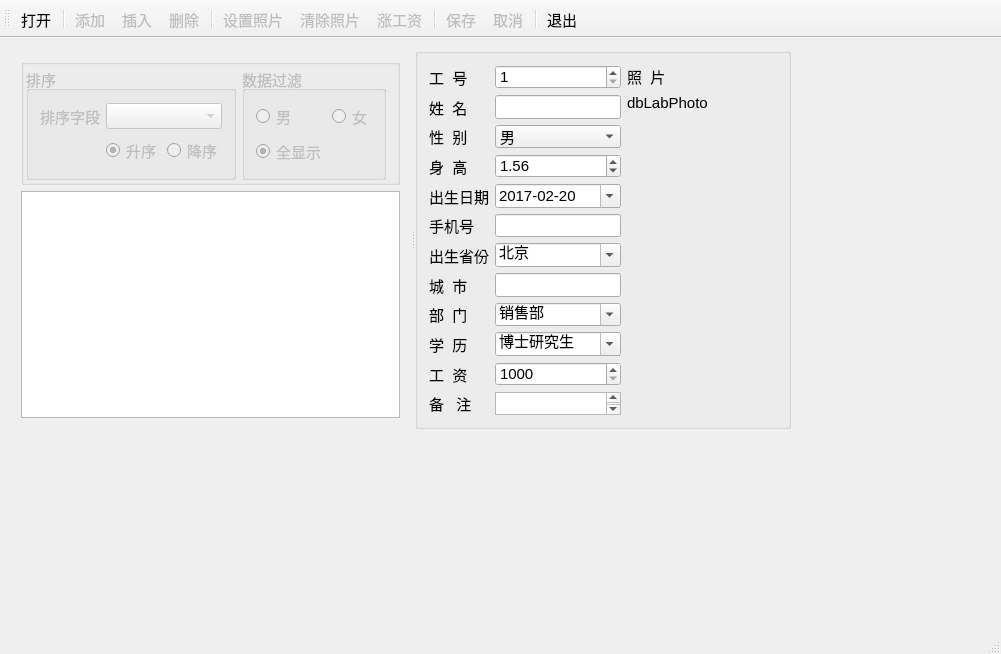
<?xml version="1.0" encoding="UTF-8"?>
<ui version="4.0">
 <class>MainWindow</class>
 <widget class="QMainWindow" name="MainWindow">
  <property name="geometry">
   <rect>
    <x>0</x>
    <y>0</y>
    <width>1001</width>
    <height>654</height>
   </rect>
  </property>
  <property name="font">
   <font>
    <pointsize>11</pointsize>
   </font>
  </property>
  <property name="windowTitle">
   <string>QSqlTableModel的使用</string>
  </property>
  <widget class="QWidget" name="centralWidget">
   <widget class="QSplitter" name="splitter">
    <property name="geometry">
     <rect>
      <x>10</x>
      <y>10</y>
      <width>781</width>
      <height>381</height>
     </rect>
    </property>
    <property name="orientation">
     <enum>Qt::Horizontal</enum>
    </property>
    <widget class="QWidget" name="layoutWidget">
     <layout class="QVBoxLayout" name="verticalLayout_2">
      <item>
       <widget class="QGroupBox" name="groupBox_2">
        <property name="title">
         <string/>
        </property>
        <layout class="QHBoxLayout" name="horizontalLayout_2">
         <property name="spacing">
          <number>6</number>
         </property>
         <property name="leftMargin">
          <number>2</number>
         </property>
         <property name="topMargin">
          <number>2</number>
         </property>
         <property name="bottomMargin">
          <number>2</number>
         </property>
         <item>
          <widget class="QGroupBox" name="groupBoxSort">
           <property name="enabled">
            <bool>false</bool>
           </property>
           <property name="title">
            <string>排序</string>
           </property>
           <layout class="QGridLayout" name="gridLayout_3">
            <item row="0" column="0">
             <widget class="QLabel" name="label_14">
              <property name="text">
               <string>排序字段</string>
              </property>
             </widget>
            </item>
            <item row="0" column="1" colspan="2">
             <widget class="QComboBox" name="comboFields"/>
            </item>
            <item row="1" column="0">
             <spacer name="horizontalSpacer">
              <property name="orientation">
               <enum>Qt::Horizontal</enum>
              </property>
              <property name="sizeHint" stdset="0">
               <size>
                <width>40</width>
                <height>20</height>
               </size>
              </property>
             </spacer>
            </item>
            <item row="1" column="1">
             <widget class="QRadioButton" name="radioBtnAscend">
              <property name="text">
               <string>升序</string>
              </property>
              <property name="checked">
               <bool>true</bool>
              </property>
             </widget>
            </item>
            <item row="1" column="2">
             <widget class="QRadioButton" name="radioBtnDescend">
              <property name="text">
               <string>降序</string>
              </property>
             </widget>
            </item>
           </layout>
          </widget>
         </item>
         <item>
          <widget class="QGroupBox" name="groupBoxFilter">
           <property name="enabled">
            <bool>false</bool>
           </property>
           <property name="title">
            <string>数据过滤</string>
           </property>
           <layout class="QGridLayout" name="gridLayout_2">
            <item row="0" column="0">
             <widget class="QRadioButton" name="radioBtnMan">
              <property name="text">
               <string>男</string>
              </property>
             </widget>
            </item>
            <item row="0" column="1">
             <widget class="QRadioButton" name="radioBtnWoman">
              <property name="text">
               <string>女</string>
              </property>
             </widget>
            </item>
            <item row="1" column="0">
             <widget class="QRadioButton" name="radioBtnBoth">
              <property name="text">
               <string>全显示</string>
              </property>
              <property name="checked">
               <bool>true</bool>
              </property>
             </widget>
            </item>
            <item row="1" column="1">
             <spacer name="horizontalSpacer_2">
              <property name="orientation">
               <enum>Qt::Horizontal</enum>
              </property>
              <property name="sizeHint" stdset="0">
               <size>
                <width>40</width>
                <height>20</height>
               </size>
              </property>
             </spacer>
            </item>
           </layout>
          </widget>
         </item>
         <item>
          <spacer name="horizontalSpacer_3">
           <property name="orientation">
            <enum>Qt::Horizontal</enum>
           </property>
           <property name="sizeHint" stdset="0">
            <size>
             <width>45</width>
             <height>20</height>
            </size>
           </property>
          </spacer>
         </item>
        </layout>
       </widget>
      </item>
      <item>
       <widget class="QTableView" name="tableView">
        <property name="editTriggers">
         <set>QAbstractItemView::AnyKeyPressed|QAbstractItemView::DoubleClicked|QAbstractItemView::EditKeyPressed|QAbstractItemView::SelectedClicked</set>
        </property>
       </widget>
      </item>
     </layout>
    </widget>
    <widget class="QGroupBox" name="groupBox">
     <property name="title">
      <string/>
     </property>
     <layout class="QHBoxLayout" name="horizontalLayout">
      <item>
       <layout class="QGridLayout" name="gridLayout">
        <item row="0" column="0">
         <widget class="QLabel" name="label">
          <property name="text">
           <string>工  号</string>
          </property>
          <property name="buddy">
           <cstring>dbSpinEmpNo</cstring>
          </property>
         </widget>
        </item>
        <item row="0" column="1">
         <widget class="QSpinBox" name="dbSpinEmpNo">
          <property name="minimum">
           <number>1</number>
          </property>
          <property name="maximum">
           <number>10000</number>
          </property>
         </widget>
        </item>
        <item row="1" column="0">
         <widget class="QLabel" name="label_2">
          <property name="text">
           <string>姓  名</string>
          </property>
          <property name="buddy">
           <cstring>dbEditName</cstring>
          </property>
         </widget>
        </item>
        <item row="1" column="1">
         <widget class="QLineEdit" name="dbEditName"/>
        </item>
        <item row="2" column="0">
         <widget class="QLabel" name="label_3">
          <property name="text">
           <string>性  别</string>
          </property>
          <property name="buddy">
           <cstring>dbComboSex</cstring>
          </property>
         </widget>
        </item>
        <item row="2" column="1">
         <widget class="QComboBox" name="dbComboSex">
          <item>
           <property name="text">
            <string>男</string>
           </property>
          </item>
          <item>
           <property name="text">
            <string>女</string>
           </property>
          </item>
         </widget>
        </item>
        <item row="3" column="0">
         <widget class="QLabel" name="label_4">
          <property name="text">
           <string>身  高</string>
          </property>
          <property name="buddy">
           <cstring>dbSpinHeight</cstring>
          </property>
         </widget>
        </item>
        <item row="3" column="1">
         <widget class="QDoubleSpinBox" name="dbSpinHeight">
          <property name="suffix">
           <string/>
          </property>
          <property name="maximum">
           <double>3.000000000000000</double>
          </property>
          <property name="singleStep">
           <double>0.010000000000000</double>
          </property>
          <property name="value">
           <double>1.560000000000000</double>
          </property>
         </widget>
        </item>
        <item row="4" column="0">
         <widget class="QLabel" name="label_5">
          <property name="text">
           <string>出生日期</string>
          </property>
          <property name="buddy">
           <cstring>dbEditBirth</cstring>
          </property>
         </widget>
        </item>
        <item row="4" column="1">
         <widget class="QDateEdit" name="dbEditBirth">
          <property name="displayFormat">
           <string>yyyy-MM-dd</string>
          </property>
          <property name="calendarPopup">
           <bool>true</bool>
          </property>
          <property name="date">
           <date>
            <year>2017</year>
            <month>2</month>
            <day>20</day>
           </date>
          </property>
         </widget>
        </item>
        <item row="5" column="0">
         <widget class="QLabel" name="label_10">
          <property name="text">
           <string>手机号</string>
          </property>
          <property name="buddy">
           <cstring>dbEditMobile</cstring>
          </property>
         </widget>
        </item>
        <item row="5" column="1">
         <widget class="QLineEdit" name="dbEditMobile"/>
        </item>
        <item row="6" column="0">
         <widget class="QLabel" name="label_7">
          <property name="text">
           <string>出生省份</string>
          </property>
          <property name="buddy">
           <cstring>dbComboProvince</cstring>
          </property>
         </widget>
        </item>
        <item row="6" column="1">
         <widget class="QComboBox" name="dbComboProvince">
          <property name="editable">
           <bool>true</bool>
          </property>
          <item>
           <property name="text">
            <string>北京</string>
           </property>
          </item>
          <item>
           <property name="text">
            <string>上海</string>
           </property>
          </item>
          <item>
           <property name="text">
            <string>天津</string>
           </property>
          </item>
          <item>
           <property name="text">
            <string>重庆</string>
           </property>
          </item>
          <item>
           <property name="text">
            <string>安徽</string>
           </property>
          </item>
          <item>
           <property name="text">
            <string>河北</string>
           </property>
          </item>
          <item>
           <property name="text">
            <string>河南</string>
           </property>
          </item>
          <item>
           <property name="text">
            <string>湖北</string>
           </property>
          </item>
          <item>
           <property name="text">
            <string>湖南</string>
           </property>
          </item>
          <item>
           <property name="text">
            <string>山西</string>
           </property>
          </item>
          <item>
           <property name="text">
            <string>山东</string>
           </property>
          </item>
          <item>
           <property name="text">
            <string>陕西</string>
           </property>
          </item>
          <item>
           <property name="text">
            <string>江苏</string>
           </property>
          </item>
          <item>
           <property name="text">
            <string>江西</string>
           </property>
          </item>
         </widget>
        </item>
        <item row="7" column="0">
         <widget class="QLabel" name="label_8">
          <property name="text">
           <string>城  市</string>
          </property>
          <property name="buddy">
           <cstring>dbEditCity</cstring>
          </property>
         </widget>
        </item>
        <item row="7" column="1">
         <widget class="QLineEdit" name="dbEditCity"/>
        </item>
        <item row="8" column="0">
         <widget class="QLabel" name="label_6">
          <property name="text">
           <string>部  门</string>
          </property>
          <property name="buddy">
           <cstring>dbComboDep</cstring>
          </property>
         </widget>
        </item>
        <item row="8" column="1">
         <widget class="QComboBox" name="dbComboDep">
          <property name="editable">
           <bool>true</bool>
          </property>
          <item>
           <property name="text">
            <string>销售部</string>
           </property>
          </item>
          <item>
           <property name="text">
            <string>技术部</string>
           </property>
          </item>
          <item>
           <property name="text">
            <string>生产部</string>
           </property>
          </item>
          <item>
           <property name="text">
            <string>行政部</string>
           </property>
          </item>
         </widget>
        </item>
        <item row="11" column="1">
         <widget class="QPlainTextEdit" name="dbEditMemo">
          <property name="maximumSize">
           <size>
            <width>16777215</width>
            <height>16777215</height>
           </size>
          </property>
         </widget>
        </item>
        <item row="11" column="0">
         <widget class="QLabel" name="label_9">
          <property name="text">
           <string>备   注</string>
          </property>
          <property name="buddy">
           <cstring>dbEditMemo</cstring>
          </property>
         </widget>
        </item>
        <item row="9" column="0">
         <widget class="QLabel" name="label_11">
          <property name="text">
           <string>学  历</string>
          </property>
          <property name="buddy">
           <cstring>dbComboEdu</cstring>
          </property>
         </widget>
        </item>
        <item row="10" column="1">
         <widget class="QSpinBox" name="dbSpinSalary">
          <property name="prefix">
           <string/>
          </property>
          <property name="minimum">
           <number>1000</number>
          </property>
          <property name="maximum">
           <number>50000</number>
          </property>
          <property name="singleStep">
           <number>100</number>
          </property>
          <property name="value">
           <number>1000</number>
          </property>
         </widget>
        </item>
        <item row="10" column="0">
         <widget class="QLabel" name="label_12">
          <property name="text">
           <string>工  资</string>
          </property>
          <property name="buddy">
           <cstring>dbSpinSalary</cstring>
          </property>
         </widget>
        </item>
        <item row="9" column="1">
         <widget class="QComboBox" name="dbComboEdu">
          <property name="editable">
           <bool>true</bool>
          </property>
          <item>
           <property name="text">
            <string>博士研究生</string>
           </property>
          </item>
          <item>
           <property name="text">
            <string>硕士研究生</string>
           </property>
          </item>
          <item>
           <property name="text">
            <string>大学本科</string>
           </property>
          </item>
          <item>
           <property name="text">
            <string>大学专科</string>
           </property>
          </item>
          <item>
           <property name="text">
            <string>高中</string>
           </property>
          </item>
          <item>
           <property name="text">
            <string>初中</string>
           </property>
          </item>
          <item>
           <property name="text">
            <string>小学</string>
           </property>
          </item>
         </widget>
        </item>
       </layout>
      </item>
      <item>
       <layout class="QVBoxLayout" name="verticalLayout">
        <item>
         <widget class="QLabel" name="label_13">
          <property name="text">
           <string>照  片</string>
          </property>
         </widget>
        </item>
        <item>
         <widget class="QLabel" name="dbLabPhoto">
          <property name="minimumSize">
           <size>
            <width>150</width>
            <height>0</height>
           </size>
          </property>
          <property name="maximumSize">
           <size>
            <width>350</width>
            <height>16777215</height>
           </size>
          </property>
          <property name="text">
           <string>dbLabPhoto</string>
          </property>
         </widget>
        </item>
        <item>
         <spacer name="verticalSpacer">
          <property name="orientation">
           <enum>Qt::Vertical</enum>
          </property>
          <property name="sizeHint" stdset="0">
           <size>
            <width>20</width>
            <height>40</height>
           </size>
          </property>
         </spacer>
        </item>
       </layout>
      </item>
     </layout>
    </widget>
   </widget>
  </widget>
  <widget class="QMenuBar" name="menuBar">
   <property name="geometry">
    <rect>
     <x>0</x>
     <y>0</y>
     <width>1001</width>
     <height>28</height>
    </rect>
   </property>
  </widget>
  <widget class="QStatusBar" name="statusBar"/>
  <widget class="QToolBar" name="mainToolBar">
   <property name="toolButtonStyle">
    <enum>Qt::ToolButtonTextUnderIcon</enum>
   </property>
   <attribute name="toolBarArea">
    <enum>TopToolBarArea</enum>
   </attribute>
   <attribute name="toolBarBreak">
    <bool>false</bool>
   </attribute>
   <addaction name="actOpenDB"/>
   <addaction name="separator"/>
   <addaction name="actRecAppend"/>
   <addaction name="actRecInsert"/>
   <addaction name="actRecDelete"/>
   <addaction name="separator"/>
   <addaction name="actPhoto"/>
   <addaction name="actPhotoClear"/>
   <addaction name="actScan"/>
   <addaction name="separator"/>
   <addaction name="actSubmit"/>
   <addaction name="actRevert"/>
   <addaction name="separator"/>
   <addaction name="actQuit"/>
  </widget>
  <action name="actOpenDB">
   <property name="icon">
    <iconset resource="res.qrc">
     <normaloff>:/images/images/open3.bmp</normaloff>:/images/images/open3.bmp</iconset>
   </property>
   <property name="text">
    <string>打开</string>
   </property>
   <property name="toolTip">
    <string>打开数据库</string>
   </property>
  </action>
  <action name="actQuit">
   <property name="icon">
    <iconset resource="res.qrc">
     <normaloff>:/images/images/exit.bmp</normaloff>:/images/images/exit.bmp</iconset>
   </property>
   <property name="text">
    <string>退出</string>
   </property>
   <property name="toolTip">
    <string>退出</string>
   </property>
  </action>
  <action name="actRecAppend">
   <property name="enabled">
    <bool>false</bool>
   </property>
   <property name="icon">
    <iconset resource="res.qrc">
     <normaloff>:/images/images/316.bmp</normaloff>:/images/images/316.bmp</iconset>
   </property>
   <property name="text">
    <string>添加</string>
   </property>
   <property name="toolTip">
    <string>添加记录</string>
   </property>
  </action>
  <action name="actRecInsert">
   <property name="enabled">
    <bool>false</bool>
   </property>
   <property name="icon">
    <iconset resource="res.qrc">
     <normaloff>:/images/images/306.bmp</normaloff>:/images/images/306.bmp</iconset>
   </property>
   <property name="text">
    <string>插入</string>
   </property>
   <property name="toolTip">
    <string>插入记录</string>
   </property>
  </action>
  <action name="actSubmit">
   <property name="enabled">
    <bool>false</bool>
   </property>
   <property name="icon">
    <iconset resource="res.qrc">
     <normaloff>:/images/images/save1.bmp</normaloff>:/images/images/save1.bmp</iconset>
   </property>
   <property name="text">
    <string>保存</string>
   </property>
   <property name="toolTip">
    <string>保存修改</string>
   </property>
  </action>
  <action name="actRevert">
   <property name="enabled">
    <bool>false</bool>
   </property>
   <property name="icon">
    <iconset resource="res.qrc">
     <normaloff>:/images/images/ubdo.bmp</normaloff>:/images/images/ubdo.bmp</iconset>
   </property>
   <property name="text">
    <string>取消</string>
   </property>
   <property name="toolTip">
    <string>取消修改</string>
   </property>
  </action>
  <action name="actRecDelete">
   <property name="enabled">
    <bool>false</bool>
   </property>
   <property name="icon">
    <iconset resource="res.qrc">
     <normaloff>:/images/images/delete1.bmp</normaloff>:/images/images/delete1.bmp</iconset>
   </property>
   <property name="text">
    <string>删除</string>
   </property>
   <property name="toolTip">
    <string>删除记录</string>
   </property>
  </action>
  <action name="actPhoto">
   <property name="enabled">
    <bool>false</bool>
   </property>
   <property name="icon">
    <iconset resource="res.qrc">
     <normaloff>:/images/images/00.JPG</normaloff>:/images/images/00.JPG</iconset>
   </property>
   <property name="text">
    <string>设置照片</string>
   </property>
   <property name="toolTip">
    <string>设置照片</string>
   </property>
  </action>
  <action name="actPhotoClear">
   <property name="enabled">
    <bool>false</bool>
   </property>
   <property name="icon">
    <iconset resource="res.qrc">
     <normaloff>:/images/images/103.bmp</normaloff>:/images/images/103.bmp</iconset>
   </property>
   <property name="text">
    <string>清除照片</string>
   </property>
   <property name="toolTip">
    <string>清除照片</string>
   </property>
  </action>
  <action name="actScan">
   <property name="enabled">
    <bool>false</bool>
   </property>
   <property name="icon">
    <iconset resource="res.qrc">
     <normaloff>:/images/images/up.bmp</normaloff>:/images/images/up.bmp</iconset>
   </property>
   <property name="text">
    <string>涨工资</string>
   </property>
   <property name="toolTip">
    <string>涨工资</string>
   </property>
  </action>
 </widget>
 <layoutdefault spacing="6" margin="11"/>
 <resources>
  <include location="res.qrc"/>
 </resources>
 <connections>
  <connection>
   <sender>actQuit</sender>
   <signal>triggered()</signal>
   <receiver>MainWindow</receiver>
   <slot>close()</slot>
   <hints>
    <hint type="sourcelabel">
     <x>-1</x>
     <y>-1</y>
    </hint>
    <hint type="destinationlabel">
     <x>274</x>
     <y>184</y>
    </hint>
   </hints>
  </connection>
 </connections>
</ui>
